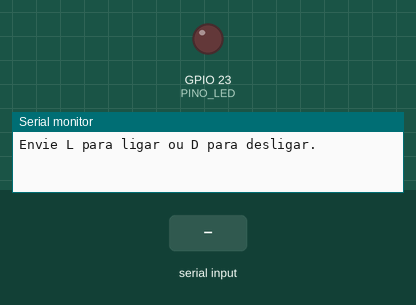
A sketch run on a simulated ESP32. Parts: output pins drawn as LEDs (lit = HIGH), the last lines printed to the serial monitor. The test bench sets the inputs (shaded band).

Above: at 1.2 s.
1.3 s: "L\n" received over Serial
At 2.5 s:
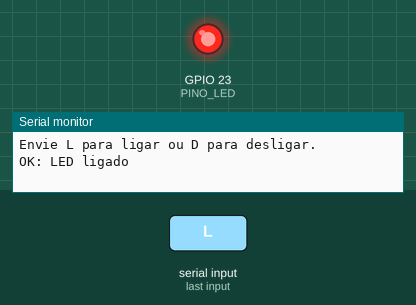
2.8 s: "D\n" received over Serial
At 3.6 s:
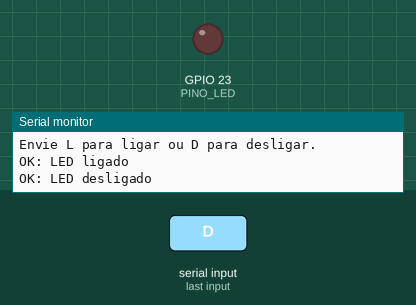
Timing chart, 0 to 5.8 s (numbered marks = the images above; inputs shaded):
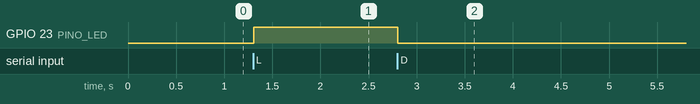

Measured:
- after the input at 1.3 s, GPIO 23 (PINO_LED): LOW → HIGH at once
- after the input at 2.8 s, GPIO 23 (PINO_LED): HIGH → LOW at once

The sketch:

comandos.ino
```cpp
const int PINO_LED = 23;

void setup() {
  Serial.begin(115200);
  pinMode(PINO_LED, OUTPUT);
  digitalWrite(PINO_LED, LOW);
  Serial.println("Envie L para ligar ou D para desligar.");
}

void loop() {
  if (!Serial.available()) {
    delay(10);
    return;
  }
  const char comando = Serial.read();
  if (comando == '\r' || comando == '\n') return;

  if (comando == 'L') {
    digitalWrite(PINO_LED, HIGH);
    Serial.println("OK: LED ligado");
  } else if (comando == 'D') {
    digitalWrite(PINO_LED, LOW);
    Serial.println("OK: LED desligado");
  } else {
    Serial.println("Comando invalido. O LED manteve o estado.");
  }
}
```
